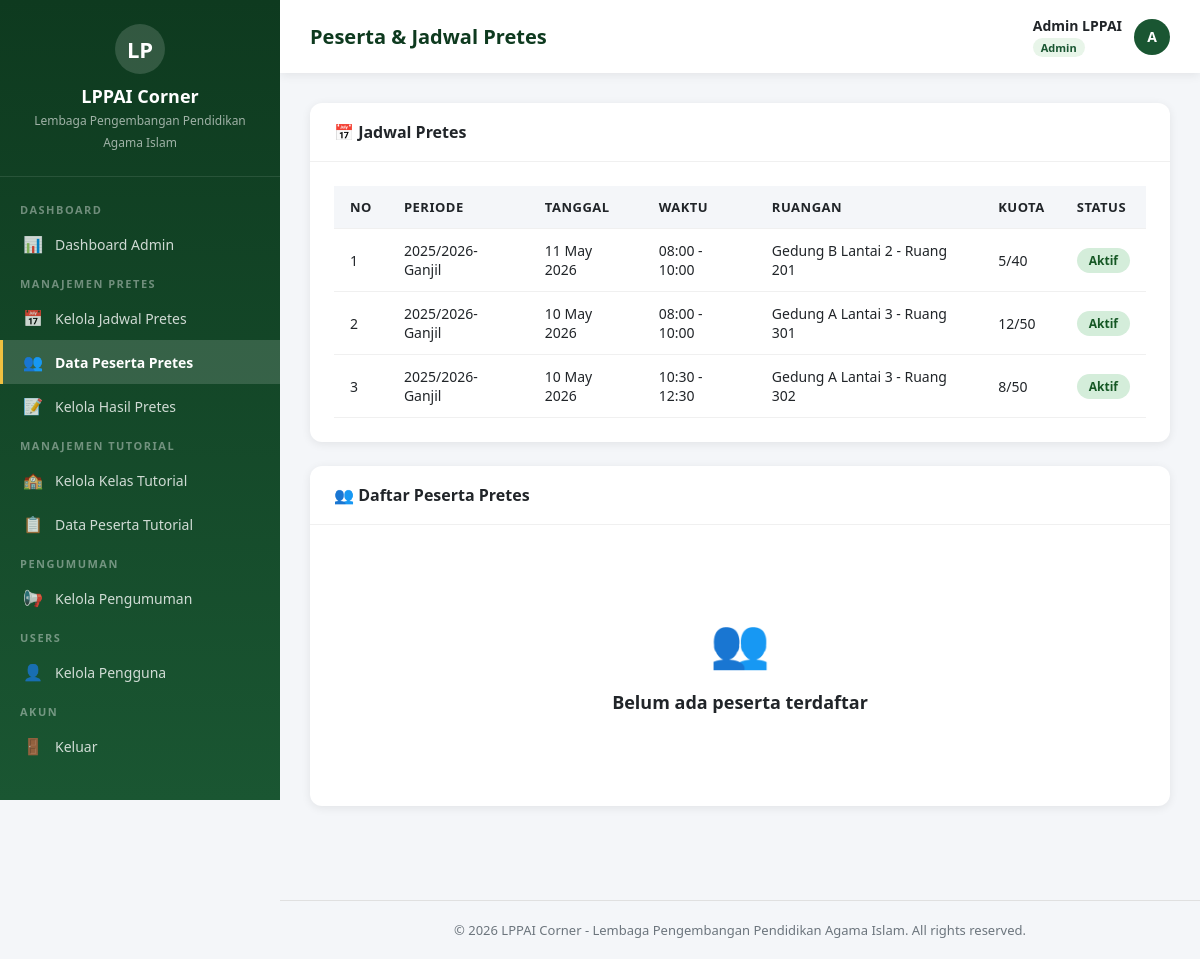
The page /pretes-peserta.php (signed in) on the database its author committed.
### tables this page shows
CREATE TABLE pretes_schedules (
    id INT AUTO_INCREMENT PRIMARY KEY,
    periode VARCHAR(20) NOT NULL,
    tanggal DATE NOT NULL,
    waktu_mulai TIME NOT NULL,
    waktu_selesai TIME NOT NULL,
    ruangan VARCHAR(100) NOT NULL,
    kuota INT DEFAULT 0,
    terisi INT DEFAULT 0,
    status ENUM('aktif', 'selesai', 'dibatalkan') DEFAULT 'aktif',
    created_at TIMESTAMP DEFAULT CURRENT_TIMESTAMP
);

### includes/auth.php (called while the page is built, shortened)
<?php
function sanitize($input) {
    return htmlspecialchars(trim($input), ENT_QUOTES, 'UTF-8');
}

### pretes-peserta.php (the view, shortened to what this page needs)
<?php
require_once __DIR__ . '/includes/auth.php';
$pdo = getDBConnection();
$schedules = $pdo->query("SELECT * FROM pretes_schedules ORDER BY tanggal DESC, waktu_mulai")->fetchAll();
$participants = $pdo->query("
    SELECT pr.*, u.nama_lengkap, u.nim, u.program_studi, u.fakultas, ps.tanggal, ps.ruangan
    FROM pretes_registrations pr
    JOIN users u ON pr.user_id = u.id
    LEFT JOIN pretes_schedules ps ON pr.periode = ps.periode
    ORDER BY pr.tanggal_daftar DESC
")->fetchAll();
include __DIR__ . '/includes/header.php';
?>
<div class="card">
    <div class="card-header">📅 Jadwal Pretes</div>
    <div class="card-body">
        <?php if (empty($schedules)): ?>
            <div class="empty-state">
                <div class="icon">📅</div>
                <h3>Belum ada jadwal</h3>
            </div>
        <?php else: ?>
        <div class="table-responsive">
            <table>
                <thead>
                    <tr>
                        <th>No</th>
                        <th>Periode</th>
                        <th>Tanggal</th>
                        <th>Waktu</th>
                        <th>Ruangan</th>
                        <th>Kuota</th>
                        <th>Status</th>
                    </tr>
                </thead>
                <tbody>
                    <?php foreach ($schedules as $i => $s): ?>
                    <tr>
                        <td><?= $i + 1 ?></td>
                        <td><?= sanitize($s['periode']) ?></td>
                        <td><?= date('d M Y', strtotime($s['tanggal'])) ?></td>
                        <td><?= date('H:i', strtotime($s['waktu_mulai'])) ?> - <?= date('H:i', strtotime($s['waktu_selesai'])) ?></td>
                        <td><?= sanitize($s['ruangan']) ?></td>
                        <td><?= $s['terisi'] ?>/<?= $s['kuota'] ?></td>
                        <td>
                            <?php
                            $statusMap = ['aktif' => 'badge-success', 'selesai' => 'badge-info', 'dibatalkan' => 'badge-danger'];
                            ?>
                            <span class="badge <?= $statusMap[$s['status']] ?? 'badge-info' ?>"><?= ucfirst($s['status']) ?></span>
                        </td>
                    </tr>
                    <?php endforeach; ?>
                </tbody>
            </table>
        </div>
        <?php endif; ?>
    </div>
</div>
<div class="card">
    <div class="card-header">👥 Daftar Peserta Pretes</div>
    <div class="card-body">
        <?php if (empty($participants)): ?>
            <div class="empty-state">
                <div class="icon">👥</div>
                <h3>Belum ada peserta terdaftar</h3>
            </div>
        <?php endif; ?>
    </div>
</div>
<?php include __DIR__ . '/includes/footer.php'; ?>

### assets/css/style.css (style rules this page uses)
:root { --primary: #1a5632; --primary-dark: #0e3a1f; --primary-light: #2d7a4a; --secondary: #f0c040; --accent: #e8f5e9; --sidebar-width: 280px; --text-dark: #212529; --text-muted: #6c757d; --bg-light: #f4f6f9; --white: #ffffff; --shadow: 0 2px 10px rgba(0,0,0,0.08); --shadow-lg: 0 4px 20px rgba(0,0,0,0.12); --radius: 12px; --transition: all 0.3s ease; }
* { margin: 0; padding: 0; box-sizing: border-box; }
body { font-family: 'Segoe UI', 'Inter', -apple-system, sans-serif; background: var(--bg-light); color: var(--text-dark); min-height: 100vh; }
.card { background: var(--white); border-radius: var(--radius); box-shadow: var(--shadow); margin-bottom: 24px; overflow: hidden; }
.card-header { padding: 18px 24px; border-bottom: 1px solid #f0f0f0; font-weight: 700; font-size: 16px; display: flex; align-items: center; justify-content: space-between; }
.card-body { padding: 24px; }
.table-responsive { overflow-x: auto; }
table { width: 100%; border-collapse: collapse; }
table th, table td { padding: 12px 16px; text-align: left; border-bottom: 1px solid #f0f0f0; font-size: 14px; }
table th { background: var(--bg-light); font-weight: 700; color: var(--text-dark); font-size: 13px; text-transform: uppercase; letter-spacing: 0.5px; }
.badge { display: inline-block; padding: 4px 12px; border-radius: 20px; font-size: 12px; font-weight: 600; }
.badge-success { background: #d4edda; color: #155724; }
.empty-state { text-align: center; padding: 60px 20px; color: var(--text-muted); }
.empty-state .icon { font-size: 48px; margin-bottom: 16px; }
.empty-state h3 { font-size: 18px; margin-bottom: 8px; color: var(--text-dark); }

### rows shown on the page
pretes_schedules: periode "2025/2026-Ganjil", tanggal "11 May 2026", waktu_mulai "08:00", waktu_selesai "10:00", ruangan "Gedung B Lantai 2 - Ruang 201", terisi "5", kuota "40", status "Aktif"
pretes_schedules: periode "2025/2026-Ganjil", tanggal "10 May 2026", waktu_mulai "08:00", waktu_selesai "10:00", ruangan "Gedung A Lantai 3 - Ruang 301", terisi "12", kuota "50", status "Aktif"
pretes_schedules: periode "2025/2026-Ganjil", tanggal "10 May 2026", waktu_mulai "10:30", waktu_selesai "12:30", ruangan "Gedung A Lantai 3 - Ruang 302", terisi "8", kuota "50", status "Aktif"

### other values the page prints
APP_NAME "LPPAI Corner"
PAGE_TITLE "Peserta & Jadwal Pretes"
$currentUser['nama_lengkap'] "Admin LPPAI"
substr($currentUser['nama_lengkap'], 0, 1) "A"
